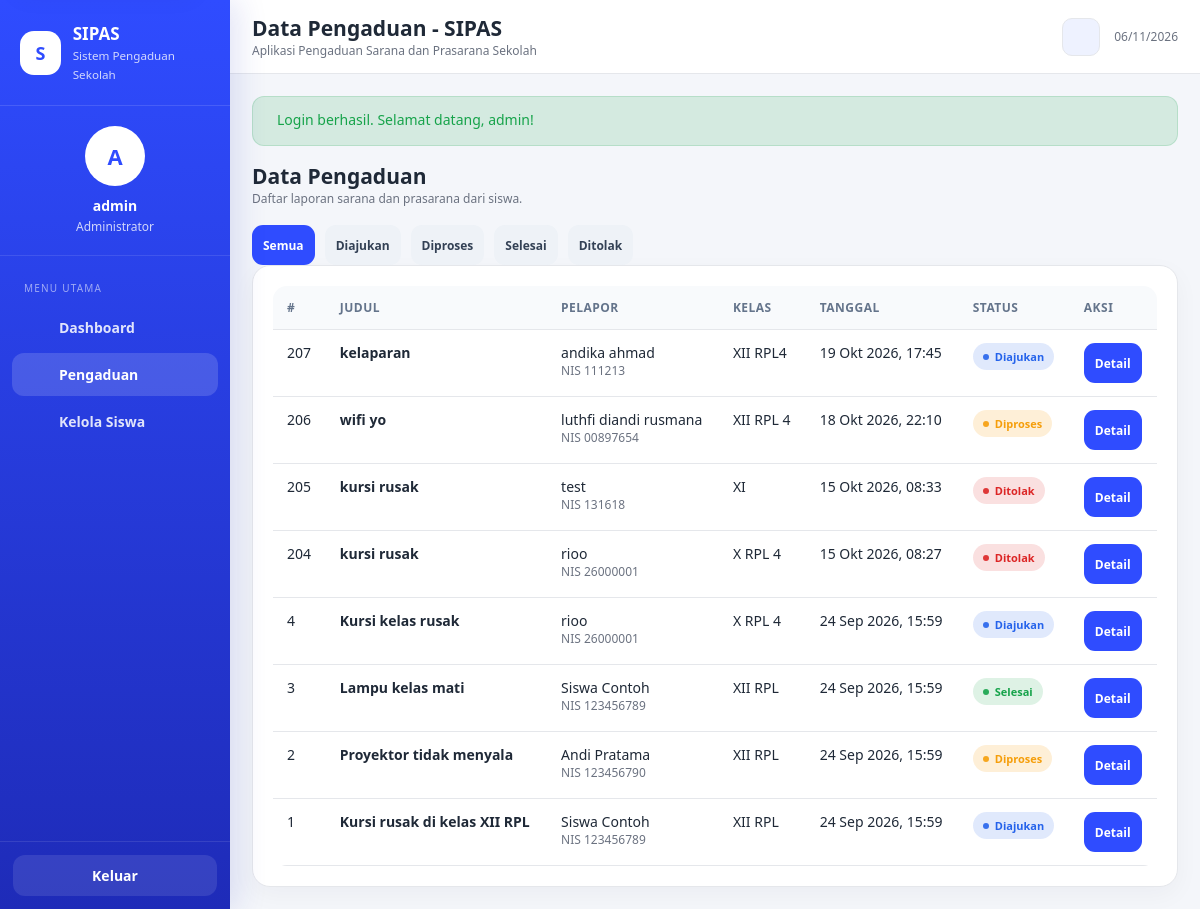
Page /index.php?page=admin-pengaduan (signed in) on the committed database.
### tables this page shows
CREATE TABLE `pengaduan` (
  `id_pengaduan` int(10) UNSIGNED NOT NULL,
  `id_siswa` int(10) UNSIGNED NOT NULL,
  `judul_pengaduan` varchar(150) NOT NULL,
  `isi_pengaduan` text NOT NULL,
  `tanggal_pengaduan` datetime NOT NULL DEFAULT current_timestamp(),
  `status` enum('Diajukan','Diproses','Selesai','Ditolak') NOT NULL DEFAULT 'Diajukan'
);

CREATE TABLE `siswa` (
  `id_siswa` int(10) UNSIGNED NOT NULL,
  `id_user` int(10) UNSIGNED NOT NULL,
  `nis` varchar(20) NOT NULL,
  `nama_siswa` varchar(100) NOT NULL,
  `kelas` varchar(30) NOT NULL
);

### controllers/PengaduanController.php (called while the page is built, shortened)
<?php
class PengaduanController
{
    private $pengaduan;
    public function __construct($db)
    {
        $this->pengaduan = new PengaduanModel($db);
    }
    public function adminIndex() {
        $allowed = ['Diajukan','Diproses','Selesai','Ditolak'];
        $status = (isset($_GET['status']) ? $_GET['status'] : '');
        if (!in_array($status, $allowed, true)) $status = '';
        view('admin/pengaduan', [
            'list' => $this->pengaduan->findAll($status),
            'status' => $status
        ]);
    }
}

### models/PengaduanModel.php (called while the page is built, shortened)
<?php
class PengaduanModel
{
    private $db;
    public function __construct($db)
    {
        $this->db = $db;
    }
    public function findAll($status = '') {
        $stmt = $this->db->query('SELECT p.*, s.nis, s.nama_siswa, s.kelas FROM pengaduan p INNER JOIN siswa s ON s.id_siswa = p.id_siswa ORDER BY p.tanggal_pengaduan DESC, p.id_pengaduan DESC');
        return $stmt->fetchAll();
    }
}

### views/admin/pengaduan.php (the view)
<?php
$title='Data Pengaduan - SIPAS'; $menu='pengaduan'; require __DIR__ . '/../layout/header.php'; ?>
<div class="page-actions">
    <div><h2>Data Pengaduan</h2><div class="small muted">Daftar laporan sarana dan prasarana dari siswa.</div></div>
</div>
<div class="toolbar filter-toolbar" aria-label="Filter status pengaduan">
    <a class="btn <?= $status === '' ? 'btn-primary' : 'btn-secondary' ?> btn-sm" href="index.php?page=admin-pengaduan">Semua</a>
    <?php   foreach(['Diajukan','Diproses','Selesai','Ditolak'] as $st): ?>
        <a class="btn <?= $status===$st ? 'btn-primary' : 'btn-secondary' ?> btn-sm" href="index.php?page=admin-pengaduan&status=<?= urlencode($st) ?>"><?= e($st) ?></a>
    <?php endforeach; ?>
</div>
<div class="card">
    <div class="card-body">
        <?php if (empty($list)): ?>
            <div class="empty-state">
                <div class="empty-state-icon"><?= uiIcon('report') ?></div>
                <h3>Tidak ada pengaduan</h3>
                <p><?= $status !== '' ? 'Belum ada pengaduan dengan status ini.' : 'Belum ada pengaduan yang tercatat di sistem.' ?></p>
                <?php if ($status !== ''): ?><a class="btn btn-secondary" href="index.php?page=admin-pengaduan">Tampilkan Semua</a><?php endif; ?>
            </div>
        <?php else: ?>
            <div class="table-wrap">
                <table class="table">
                    <thead><tr><th>#</th><th>Judul</th><th>Pelapor</th><th>Kelas</th><th>Tanggal</th><th>Status</th><th>Aksi</th></tr></thead>
                    <tbody>
                    <?php foreach($list as $item): ?>
                        <tr>
                            <td><?= (int)$item['id_pengaduan'] ?></td>
                            <td><strong><?= e($item['judul_pengaduan']) ?></strong></td>
                            <td><?= e($item['nama_siswa']) ?><div class="small muted">NIS <?= e($item['nis']) ?></div></td>
                            <td><?= e($item['kelas']) ?></td>
                            <td><?= e(formatTanggal($item['tanggal_pengaduan'])) ?></td>
                            <td><?= statusBadge($item['status']) ?></td>
                            <td><a class="btn btn-primary btn-sm" href="index.php?page=admin-detail&id=<?= (int)$item['id_pengaduan'] ?>">Detail</a></td>
                        </tr>
                    <?php endforeach; ?>
                    </tbody>
                </table>
            </div>
        <?php endif; ?>
    </div>
</div>
<?php require __DIR__ . '/../layout/footer.php'; ?>

### helpers.php (shortened to what this page needs)
<?php
function e($value) {
    return htmlspecialchars((string) $value, ENT_QUOTES | ENT_SUBSTITUTE, 'UTF-8');
}
function formatTanggal($tanggal) {
    $ts = strtotime($tanggal);
    $bulan = [1=>'Jan','Feb','Mar','Apr','Mei','Jun','Jul','Agu','Sep','Okt','Nov','Des'];
    return date('d', $ts) . ' ' . $bulan[(int) date('n', $ts)] . ' ' . date('Y, H:i', $ts);
}
function statusBadge($status) {
    $map = [
        'Diajukan' => 'badge-info',
        'Diproses' => 'badge-warning',
        'Selesai' => 'badge-success',
        'Ditolak' => 'badge-danger',
    ];
    $class = isset($map[$status]) ? $map[$status] : 'badge-muted';
    return '<span class="badge ' . e($class) . '" role="status"><span class="badge-dot" aria-hidden="true"></span>' . e($status) . '</span>';
}
function view($file, $data = []) {
    extract($data);
    require __DIR__ . '/views/' . $file . '.php';
}

### assets/style.css (style rules this page uses)
:root { --primary: #2f4cff; --primary-dark: #1e2bb8; --bg: #f4f6fa; --card: #fff; --card-alt: #f8fafc; --text: #1f2937; --muted: #6b7280; --border: #e5e7eb; --success: #16a34a; --warning: #f59e0b; --danger: #dc2626; --info: #2563eb; --input-bg: #fff; --input-border: #d7dce5; --shadow-card: rgba(15, 23, 42, .04); --shadow-row: rgba(15, 23, 42, .035); --sidebar-grad-1: #2f4cff; --sidebar-grad-2: #1e2bb8; --sidebar-shadow: rgba(30, 43, 184, .13); --chip-bg: #eef2ff; --btn-secondary-bg: #eef2f7; --btn-secondary-text: #334155; --table-th-bg: #f8fafc; --table-th-text: #64748b; --timeline-line: #dbe2ff; --timeline-dot-ring: #e9edff; --auth-bg-1: #ffffff; --auth-bg-2: #f4f6fa; --auth-hero-1: #f8fafc; --auth-hero-2: #eef2ff; --backdrop: rgba(15, 23, 42, .38); }
* { box-sizing: border-box; }
html { height: 100%; }
html, body { margin: 0; padding: 0; font-family: "Segoe UI", Tahoma, Arial, sans-serif; background: var(--bg); color: var(--text); font-size: 14px; min-height: 100%; overflow-x: hidden; transition: background-color .2s ease, color .2s ease; }
body { -webkit-text-size-adjust: 100%; min-height: 100dvh; padding-top: env( safe-area-inset-top, 0px ); padding-bottom: env( safe-area-inset-bottom, 0px ); }
a { text-decoration: none; color: inherit; }
.card { background: var(--card); border: 1px solid var(--border); border-radius: 18px; box-shadow: 0 8px 24px var(--shadow-card); }
.card-body { padding: 20px; }
.btn { border: 0; border-radius: 11px; padding: 11px 15px; display: inline-flex; align-items: center; justify-content: center; gap: 8px; font-weight: 700; cursor: pointer; }
.btn-primary { background: var(--primary); color: #fff; }
.btn-secondary { background: var(--btn-secondary-bg); color: var(--btn-secondary-text); }
.btn-sm { padding: 8px 11px; font-size: 12px; }
.toolbar { display: flex; gap: 10px; flex-wrap: wrap; align-items: center; }
.table-wrap { width: 100%; overflow-x: auto; overflow-y: hidden; -webkit-overflow-scrolling: touch; border-radius: 14px; }
.table { width: 100%; border-collapse: collapse; min-width: 700px; }
.table td, .table th { word-break: normal; }
.table th, .table td { padding: 13px 14px; border-bottom: 1px solid var(--border); vertical-align: top; text-align: left; }
.table th { font-size: 12px; text-transform: uppercase; letter-spacing: .04em; color: var(--table-th-text); background: var(--table-th-bg); }
.badge { display: inline-flex; align-items: center; padding: 6px 10px; border-radius: 999px; font-size: 11px; font-weight: 800; }
.badge-warning { background: rgba(245,158,11,.16); color: var(--warning); }
.badge-info { background: rgba(37,99,235,.14); color: var(--info); }
.badge-success { background: rgba(22,163,74,.14); color: var(--success); }
.badge-danger { background: rgba(220,38,38,.14); color: var(--danger); }
.page-actions { display: flex; justify-content: space-between; align-items: center; gap: 12px; margin-bottom: 18px; }
.muted { color: var(--muted); }
.small { font-size: 12px; }
button, a, input, textarea, select { -webkit-tap-highlight-color: transparent; }
.btn { min-height: 40px; transition: background-color .2s ease, color .2s ease, transform .2s ease, box-shadow .2s ease, opacity .2s ease; }
.page-actions h2, .page-actions h3, .section-heading h2, .section-title h3, .section-title-simple { margin: 0; }
.badge-dot { width: 6px; height: 6px; border-radius: 50%; background: currentColor; opacity: .9; margin-right: 6px; }
.status-filters, .filter-toolbar, .row-actions { margin-top: 2px; }

### rows in the picture
pengaduan: id_pengaduan "207", judul_pengaduan "kelaparan", id_siswa.nama_siswa "andika ahmad", id_siswa.nis "111213", id_siswa.kelas "XII RPL4", tanggal_pengaduan "19 Okt 2026, 17:45", status "Diajukan"
pengaduan: id_pengaduan "206", judul_pengaduan "wifi yo", id_siswa.nama_siswa "luthfi diandi rusmana", id_siswa.nis "00897654", id_siswa.kelas "XII RPL 4", tanggal_pengaduan "18 Okt 2026, 22:10", status "Diproses"
pengaduan: id_pengaduan "205", judul_pengaduan "kursi rusak", id_siswa.nama_siswa "test", id_siswa.nis "131618", id_siswa.kelas "XI", tanggal_pengaduan "15 Okt 2026, 08:33", status "Ditolak"
pengaduan: id_pengaduan "204", judul_pengaduan "kursi rusak", id_siswa.nama_siswa "rioo", id_siswa.nis "26000001", id_siswa.kelas "X RPL 4", tanggal_pengaduan "15 Okt 2026, 08:27", status "Ditolak"
pengaduan: id_pengaduan "4", judul_pengaduan "Kursi kelas rusak", id_siswa.nama_siswa "rioo", id_siswa.nis "26000001", id_siswa.kelas "X RPL 4", tanggal_pengaduan "24 Sep 2026, 15:59", status "Diajukan"
pengaduan: id_pengaduan "3", judul_pengaduan "Lampu kelas mati", id_siswa.nama_siswa "Siswa Contoh", id_siswa.nis "123456789", id_siswa.kelas "XII RPL", tanggal_pengaduan "24 Sep 2026, 15:59", status "Selesai"
pengaduan: id_pengaduan "2", judul_pengaduan "Proyektor tidak menyala", id_siswa.nama_siswa "Andi Pratama", id_siswa.nis "123456790", id_siswa.kelas "XII RPL", tanggal_pengaduan "24 Sep 2026, 15:59", status "Diproses"
pengaduan: id_pengaduan "1", judul_pengaduan "Kursi rusak di kelas XII RPL", id_siswa.nama_siswa "Siswa Contoh", id_siswa.nis "123456789", id_siswa.kelas "XII RPL", tanggal_pengaduan "24 Sep 2026, 15:59", status "Diajukan"

### other values in the picture
substr($name, 0, 1) "A"
$name "admin"
$title "Data Pengaduan - SIPAS"
$flash['message'] "Login berhasil. Selamat datang, admin!"
$st "Diajukan"
$st "Diproses"
$st "Selesai"
$st "Ditolak"
